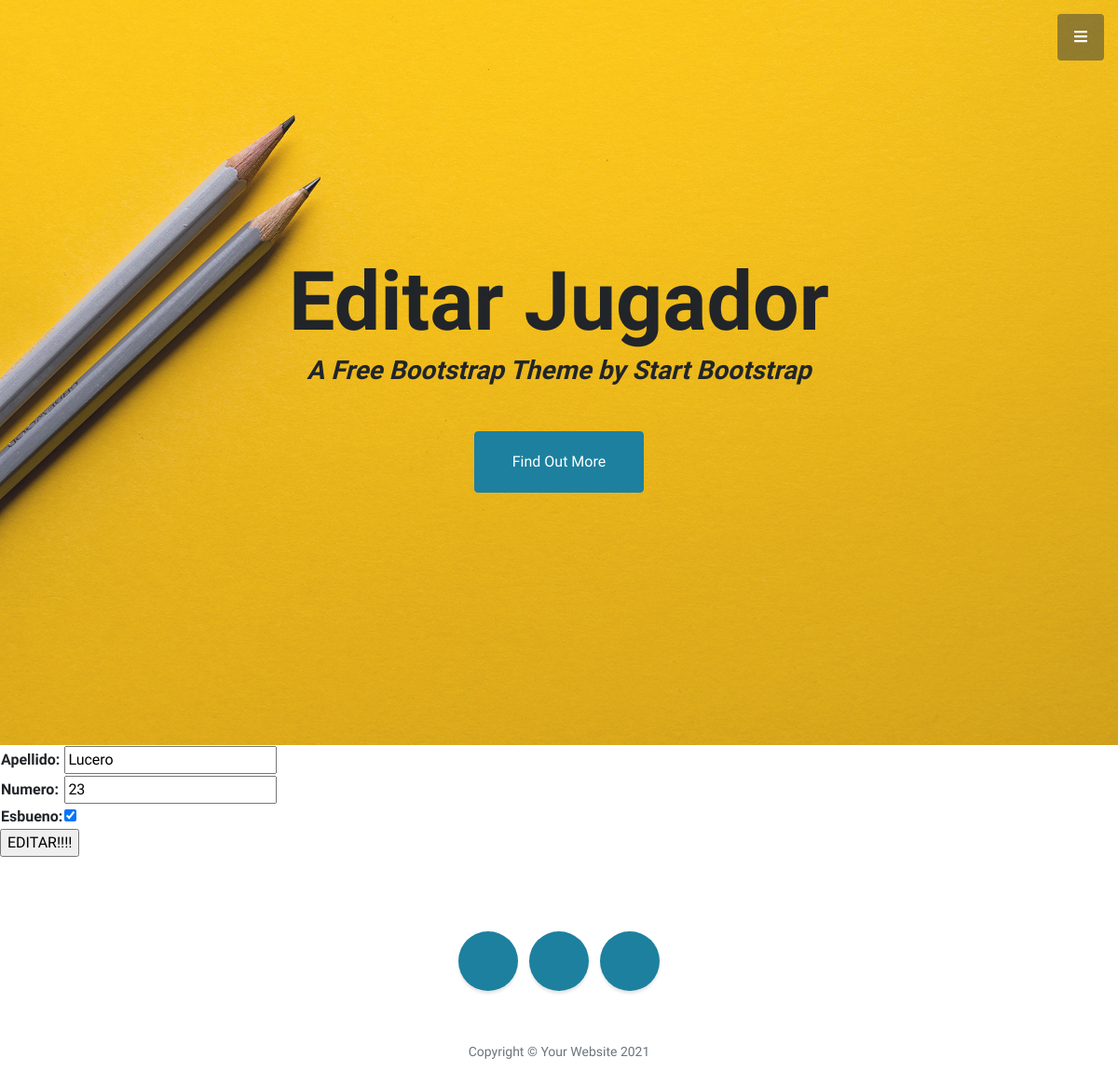
/AppCoder/editarJugador/23, run on the app's committed database.
### AppCoder/models.py (models this page shows, shortened)
class Jugador(models.Model):
    apellido = models.CharField(max_length=40)
    numero = models.IntegerField()
    esBueno = models.BooleanField()

### AppCoder/views.py (the view)
# urls.py: path('editarJugador/<numero_para_editar>',
def editarJugador(request, numero_para_editar):
    jugador = Jugador.objects.get(numero=numero_para_editar)
    if request.method == "POST":
        miFormulario = JugadorFormulario(request.POST)
        if miFormulario.is_valid():  # va con ()
            informacion = miFormulario.cleaned_data  # va sin () creo
            jugador.apellido = informacion["apellido"]
            jugador.numero = informacion["numero"]
            jugador.esBueno = informacion["esBueno"]
            jugador.save()  # guarda en bd
            return render(request, 'AppCoder/inicio.html')
    else:
        miFormulario = JugadorFormulario(initial={
                                         "apellido": jugador.apellido, "numero": jugador.numero, "esBueno": jugador.esBueno})
    return render(request, 'AppCoder/editarJugador.html', {"miFormulario": miFormulario, "numero_para_editar": numero_para_editar})

### AppCoder/forms.py
class JugadorFormulario(forms.Form):
    apellido = forms.CharField()
    numero = forms.IntegerField()
    esBueno = forms.BooleanField()

### AppCoder/templates/AppCoder/editarJugador.html (shortened to what this page needs)
{% extends "AppCoder/padre.html" %}
{% load static %}
{% block contenido2 %}
<h1 class="mb-1">Editar Jugador</h1>
{% endblock %}
{% block contenido %}
    <form action="" method="POST">{% csrf_token %}
        <table>
        {{miFormulario.as_table}}
        </table>
        <input type="submit" value="EDITAR!!!!" name="" id="">
    </form>
{% endblock %}

### data on the page
Jugador: apellido "Lucero", numero "23", esBueno "☑"
